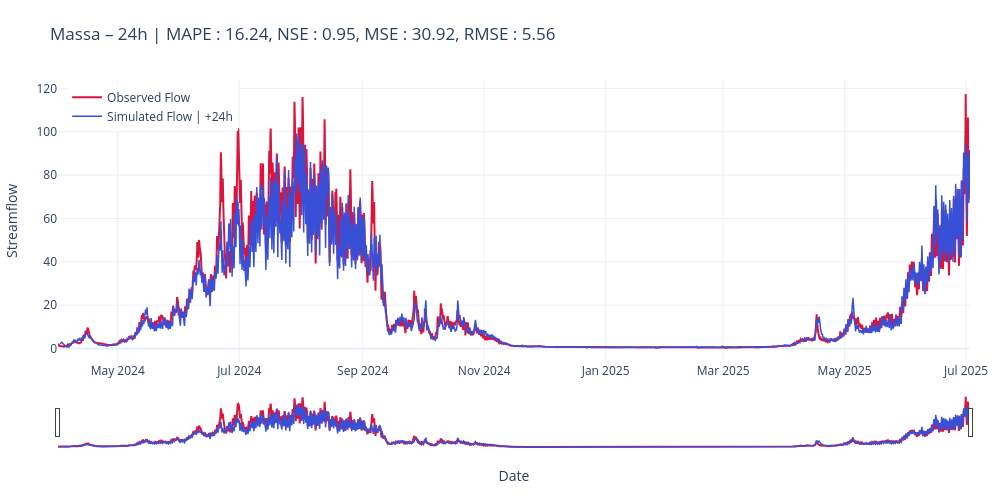

Source (notebook cell):
### Code cell
scores_str = str.join(', ', [f"{key} : {scores[key]:.2f}" for key in scores])
title24 = f"Massa – {cfg.predict_last_n}h | " + scores_str

# plot_forecast_24h(measured=y_true, predicted=y_pred, title=title24, mode="list", horizons=[1, 6, cfg.predict_last_n])
plot_forecast_24h(measured=y_true, predicted=y_pred, title=title24, mode="list", horizons=[cfg.predict_last_n])

### Figure 1 — Plotly figure (JSON) as saved in the notebook; plotly's stock layout.template omitted (floating-point values rounded to 4 significant figures; data arrays with more than 128 entries replaced by an {"elided": "..."} marker saying what was removed)
{"data": [{"line": {"color": "crimson", "width": 2}, "mode": "lines", "name": "Observed Flow", "type": "scatter", "x": {"elided": "10992 str values"}, "y": {"elided": "10992 float values"}}, {"line": {"color": "#3850D8", "width": 1.5}, "mode": "lines", "name": "Simulated Flow | +24h", "type": "scatter", "x": {"elided": "10969 str values"}, "y": {"elided": "10969 float values"}}], "layout": {"dragmode": "zoom", "height": 500, "hovermode": "x unified", "legend": {"x": 0.01, "xanchor": "left", "y": 0.99, "yanchor": "top"}, "margin": {"b": 50, "l": 50, "r": 30, "t": 80}, "title": {"text": "Massa – 24h | MAPE : 16.24, NSE : 0.95, MSE : 30.92, RMSE : 5.56"}, "width": 1000, "xaxis": {"rangeslider": {"visible": true}, "title": {"text": "Date"}}, "yaxis": {"title": {"text": "Streamflow"}}}}
